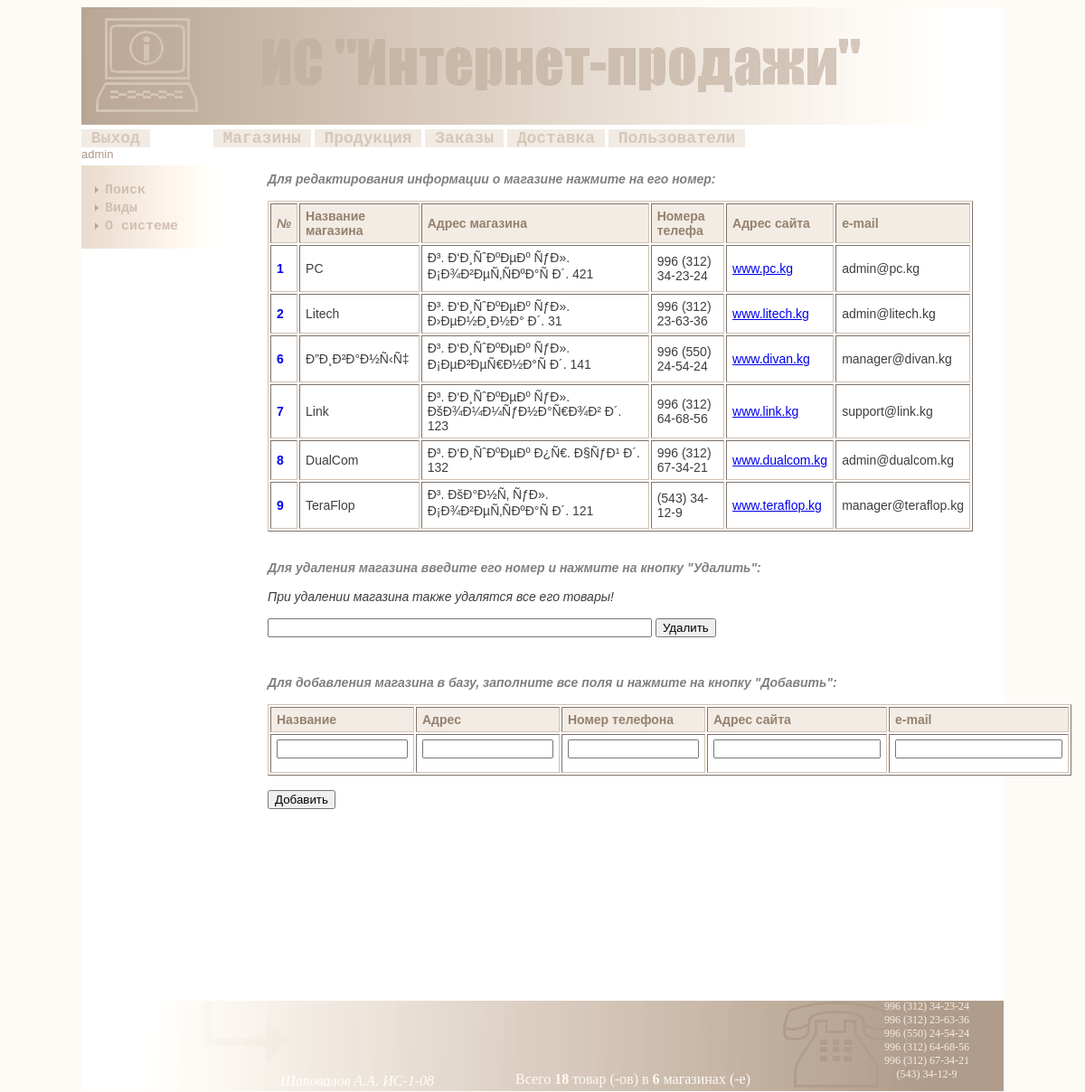
/index.php?link=shops (signed in), run on the app's committed database.
### tables this page shows
CREATE TABLE IF NOT EXISTS `shops` (
  `id` int(11) NOT NULL AUTO_INCREMENT,
  `name` varchar(255) DEFAULT NULL,
  `address` varchar(255) DEFAULT NULL,
  `tel` varchar(100) DEFAULT NULL,
  `site` varchar(100) DEFAULT NULL,
  `email` varchar(100) DEFAULT NULL,
  PRIMARY KEY (`id`),
  UNIQUE KEY `id_UNIQUE` (`id`)
);

### www/server/action.php (called while the page is built, shortened)
<?
if(isset($_GET['link']) and $_GET['link']=='products')
{
	include('server/products.php');
}
elseif(isset($_GET['link']) and $_GET['link']=='shops')
{
	include('server/shops.php');
}
elseif(isset($_GET['link']) and $_GET['link']=='orders')
{
	include('server/orders.php');
}
elseif(isset($_GET['link']) and $_GET['link']=='deliveries')
{
	include('server/deliveries.php');
}
elseif(isset($_GET['link']) and $_GET['link']=='search')
{
	include('server/search.php');
}
elseif(isset($_GET['link']) and $_GET['link']=='type')
{
	include('server/type.php');
}
elseif((isset($_GET['link']) and $_GET['link']=='about') or (!isset($_GET['link'])))
{
	include('server/about.php');
}
elseif(isset($_GET['link']) and $_GET['link']=='')
{
	$content='<b>Неверный запрос!!!</b>';
	$keywords='Неверный запрос';
	$title='Неверный запрос';
	$description='Неверный запрос к системе';
}
?>

### www/server/shops.php (the view, shortened to what this page needs)
<?
if(isset($_POST['edit_shop']) and $_SESSION['type']=='admin')
{
	if(!empty($_POST['edit_shopid']) and !empty($_POST['edit_name']) and !empty($_POST['edit_address']) and !empty($_POST['edit_tel']) and !empty($_POST['edit_site']) and !empty($_POST['edit_email']))
	{
		$edit_shopid=$_POST['edit_shopid'];
		$edit_name=$_POST['edit_name'];
		$edit_address=$_POST['edit_address'];
		$edit_tel=$_POST['edit_tel'];
		$edit_site=$_POST['edit_site'];
		$edit_email=$_POST['edit_email'];
		$update=$mysql->query("UPDATE shops SET name='$edit_name', address='$edit_address', tel='$edit_tel', site='$edit_site', email='$edit_email' WHERE id='$edit_shopid'");
		if($update)
		{$content='Информация о магазине <b> '.$edit_name.' </b>успешно обновлена!';}
		else{$content='<b>Ошибка при обновлении информации о магазине!</b>';}
	}
	else{$content='<b>Поля не должны содержать пустых значений!</b>';}
	$title='Обновление информации о магазине';
}
else{
if(isset($_GET['shop_edit']) and $_SESSION['type']=='admin')
{
	if(!empty($_GET['shop_edit']) and is_numeric($_GET['shop_edit']))
	{
		$shop_id=(int)$_GET['shop_edit'];
		$get_shop=$mysql->query("SELECT * FROM shops WHERE id='$shop_id'");
		if($get_shop)
		{
			$row=$get_shop->fetch_array();
			$content='<form method="post" action="'.$_SERVER['PHP_SELF'].'?'.$_SERVER['QUERY_STRING'].'"><table border=1><tr id="table_head"><td>№</td><td>Название</td><td>Адрес</td><td>Телефон</td><td>Сайт</td><td>e-mail</td></tr><tr><td><input type="hidden" name="edit_shopid" value="'.$row['id'].'">'.$row['id'].'</td><td><input type="text" name="edit_name" size="30" maxlength="255" value="'.$row['name'].'"></td><td><input type="text" name="edit_address" size="20" maxlength="255" value="'.$row['address'].'"></td><td><input type="text" name="edit_tel" size="10" maxlength="255" value="'.$row['tel'].'"></td><td><input type="text" name="edit_site" size="10" maxlength="255" value="'.$row['site'].'"></td><td><input type="text" name="edit_email" size="10" maxlength="255" value="'.$row['email'].'"></td></tr></table><br><input type="submit" name="edit_shop" value="Сохранить изменения"></form>';
		}
		else{$content='<b>Ошибка при выборке магазина!</b>';}
	}
	else{$content='<b>Некорректный параметр в строке запроса!</b>';}
	$title='Редактирование магазина';
}
else{
if(isset($_POST['add_shop']) and $_SESSION['type']=='admin')
{
	$title='Добавление магазина';
	if(empty($_POST['add_shop_email']) or empty($_POST['add_shop_site']) or empty($_POST['add_shop_tel']) or empty($_POST['add_shop_address']) or empty($_POST['add_shop_name']))
	{$content='<b>Пустые значения недопустимы!</b>';}
	else
	{
		$add_shop_email=$_POST['add_shop_email'];
		$add_shop_site=$_POST['add_shop_site'];
		$add_shop_tel=$_POST['add_shop_tel'];
		$add_shop_address=$_POST['add_shop_address'];
		$add_shop_name=$_POST['add_shop_name'];
		$insert=$mysql->query("INSERT INTO shops (`id`,`name`,`address`,`tel`,`site`,`email`) VALUES (NULL,'$add_shop_name','$add_shop_address','$add_shop_tel','$add_shop_site','$add_shop_email')");
		if($insert)
		{$content='Магазин успешно добавлен в базу данных!';}
		else{$content='<b>Возникли ошибки при добавлении магазина в базу данных!</b>';}
	}
}
else
{
if(isset($_POST['del_shop']) and isset($_POST['click_del']) and $_SESSION['type']=='admin')
		{
			$title='Удаление магазина';
			if(!empty($_POST['del_shop']))
			{
				$del_shop=(int)$_POST['del_shop'];
				$get_shops=$mysql->query("SELECT id FROM shops WHERE id='$del_shop'");
				$shop_row=$get_shops->fetch_array();
				if(!empty($shop_row))
				{
					$mysql->query('SET FOREIGN_KEY_CHECKS=0');
					$delete_product=$mysql->query("DELETE FROM products WHERE shop_id='$del_shop'");
					$delete_query=$mysql->query("DELETE FROM shops WHERE id='$del_shop'");
					if($delete_query and $delete_product)
					{
						$content='Магазин <b>№ '.$del_shop.'</b> успешно удален!';
					}
					else{$content='<b>Ошибка при удалении магазина!</b>';}
					$mysql->query('SET FOREIGN_KEY_CHECKS=1');
				}
				else{$content='<b>Такого магазина нет в базе данных!</b>';}
			}
			else{$content='<b>Пустые значения недопустимы!</b>';}
		}
else{
	if(!isset($_GET['shop']))
	{
		$query='SELECT * FROM `shops`';
		$result=$mysql->query($query);
if($result)
{
		if($_SESSION['type']=='admin')
		{
			if($result->num_rows!='0')
	{
	for($i=0;$row=$result->fetch_array(MYSQLI_ASSOC);$i++)
		{
	$cont[$i]=sprintf('<tr><td><a id="get_link" href="?link=shops&shop_edit=%s">%s</a></td><td>%s</td><td>%s</td><td>%s</td><td><a target="_blank" href="http://%s">%s</a></td><td>%s</td></tr>',
	$row['id'],$row['id'],$row['name'],$row['address'],$row['tel'],$row['site'],$row['site'],$row['email']);
		}
	$cnt=implode($cont);
	$content='<span id="info_txt">Для редактирования информации о магазине нажмите на его номер:</span><br><br><table width="780" border="1">'.
	'<tr id="table_head"><td><i>№</i></td><td>Название магазина</td><td>Адрес магазина</td><td>Номера телефа</td><td>Адрес сайта</td>
	<td>e-mail</td></tr>
	'.$cnt.'</table><br><br><span id="info_txt">Для удаления магазина введите его номер и нажмите на кнопку "Удалить":</span><br><br>
	<form action="'.$_SERVER['PHP_SELF'].'?'.$_SERVER['QUERY_STRING'].'" method="post">
	<label for="del_shop">При удалении магазина также удалятся все его товары!</label><br><br>
	<input type="text" name="del_shop" size="50" maxlength="255">
	<input type="submit" name="click_del" value="Удалить">
	</form><br><br>
	<span id="info_txt">Для добавления магазина в базу, заполните все поля и нажмите на кнопку "Добавить":</span>
	<br><br>
	<form action="'.$_SERVER['PHP_SELF'].'?'.$_SERVER['QUERY_STRING'].'" method="post">
	<table border=1 >
	<tr id="table_head"><td>Название</td><td>Адрес</td><td>Номер телефона</td><td>Адрес сайта</td><td>e-mail</td></tr><tr><td><input type="text" size="15" maxlength="255" name="add_shop_name"></td><td><input type="text" size="15" maxlength="255" name="add_shop_address"></td><td><input type="text" size="15" maxlength="255" name="add_shop_tel"></td><td><input type="text" size="20" maxlength="255" name="add_shop_site"></td><td><input type="text" size="20" mexlength="255" name="add_shop_email"</td></tr>
	</table>
	<br><input type="submit" name="add_shop" value="Добавить">
	</form>
	';
	}
	else{ $content='Таблица пуста!'; }
		}
}
else{$content='<b>Магазинов нет в БД!</b>';}
	}
}
}
}
}
?>

### www/blocks/footer.php (shortened to what this page needs)
<div align="center" id="footer"><img  src="css/img/footer.png" /> <p style="margin-top:-20px; margin-right:410px; color:#FFFEFA; font-style:italic;">Шаповалов А.А. ИС-1-08</p>
<?
$selec_prodt=$mysql->query('SELECT id FROM products');
$num_prod=$selec_prodt->num_rows;
$selec_shops=$mysql->query('SELECT id FROM shops');
$num_shops=$selec_shops->num_rows;
$selec_tel=$mysql->query('SELECT tel FROM shops LIMIT 6');
for($i=0;$row_tel=$selec_tel->fetch_array();$i++)
{
	$cnt_tel[$i]=$row_tel['tel'].'<br>';
}
echo '<p style="margin-top:-36px; margin-left:200px; color:#FDF9F4;">Всего <b>'.$num_prod.'</b> товар (-ов) в <b>'.$num_shops.'</b> магазинах (-е)</p>';
echo '<p style="margin-top:-113px; font-size:12px; margin-left:850px; color:#F4EDE6;">'.implode($cnt_tel).'</p>';
?>
</div>

### www/css/style.css (style rules this page uses)
body { background-image:none; background-color:#FEFBF7; }
table { background-color:#FFF; border-color:#D1C2B3; }
table td { padding-left:6px; padding-top:5px; padding-bottom:5px; padding-right:6px; font-size:14px; }
#table_head { background-color:#F3ECE4; font-weight:bold; color:#95816F; }
#get_link { font-weight:bold; text-decoration:none; }
#info_txt { font-style:italic; font-weight:bold; color:gray; }
img { border:none; }
#content label { font-style:italic; }
#content input { margin-bottom:10px; }
#footer { padding-top:200px; }

### data on the page
shops: id "1", name "PC", address "Ð³. Ð‘Ð¸ÑˆÐºÐµÐº ÑƒÐ». Ð¡Ð¾Ð²ÐµÑ‚ÑÐºÐ°Ñ Ð´. 421", tel "996 (312) 34-23-24", site "www.pc.kg", email "admin@pc.kg"
shops: id "2", name "Litech", address "Ð³. Ð‘Ð¸ÑˆÐºÐµÐº ÑƒÐ». Ð›ÐµÐ½Ð¸Ð½Ð° Ð´. 31", tel "996 (312) 23-63-36", site "www.litech.kg", email "admin@litech.kg"
shops: id "6", name "Ð”Ð¸Ð²Ð°Ð½Ñ‹Ñ‡", address "Ð³. Ð‘Ð¸ÑˆÐºÐµÐº ÑƒÐ». Ð¡ÐµÐ²ÐµÑ€Ð½Ð°Ñ Ð´. 141", tel "996 (550) 24-54-24", site "www.divan.kg", email "manager@divan.kg"
shops: id "7", name "Link", address "Ð³. Ð‘Ð¸ÑˆÐºÐµÐº ÑƒÐ». ÐšÐ¾Ð¼Ð¼ÑƒÐ½Ð°Ñ€Ð¾Ð² Ð´. 123", tel "996 (312) 64-68-56", site "www.link.kg", email "support@link.kg"
shops: id "8", name "DualCom", address "Ð³. Ð‘Ð¸ÑˆÐºÐµÐº Ð¿Ñ€. Ð§ÑƒÐ¹ Ð´. 132", tel "996 (312) 67-34-21", site "www.dualcom.kg", email "admin@dualcom.kg"
shops: id "9", name "TeraFlop", address "Ð³. ÐšÐ°Ð½Ñ‚ ÑƒÐ». Ð¡Ð¾Ð²ÐµÑ‚ÑÐºÐ°Ñ Ð´. 121", tel "(543) 34-12-9", site "www.teraflop.kg", email "manager@teraflop.kg"

### other printed values
$reg_user "admin"
$num_prod "18"
$num_shops "6"
